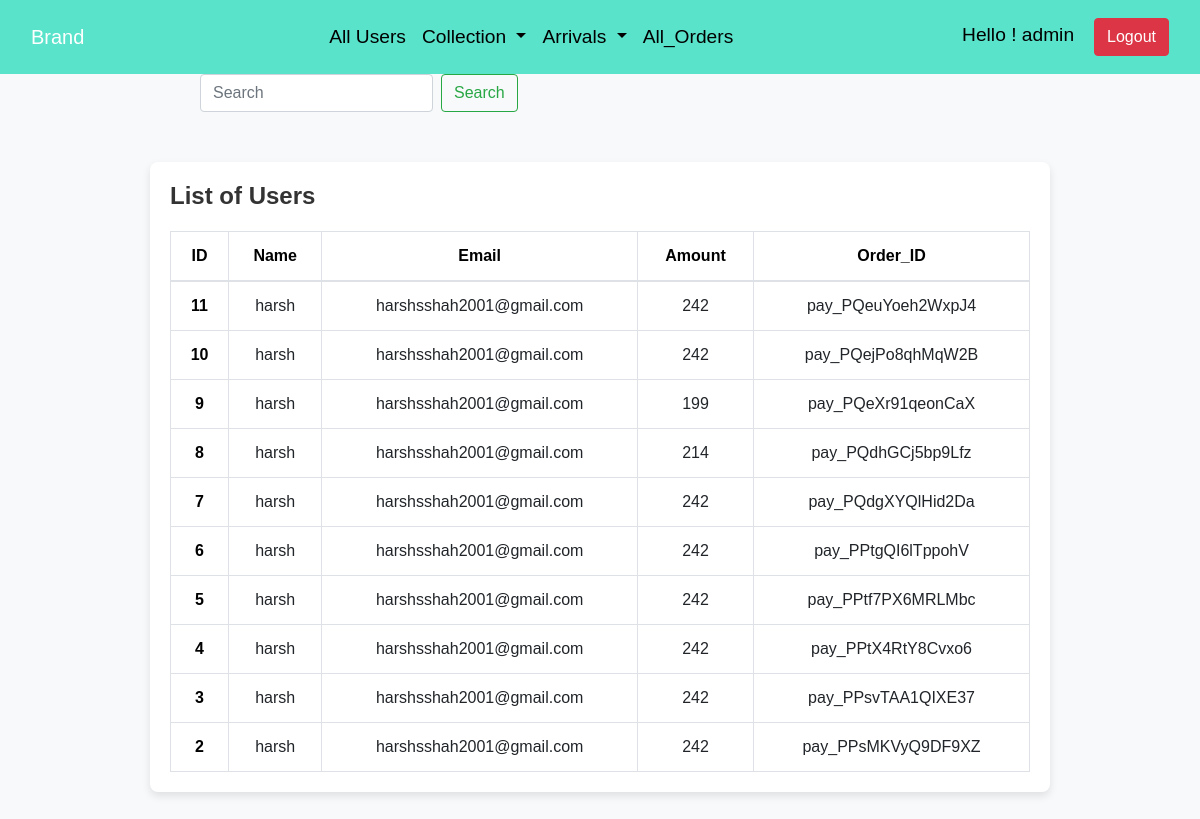
Screenshot of /Admin/all_orders.php (signed in) with the database file from the repository.
### tables this page shows
CREATE TABLE `payment` (
  `id` int(255) NOT NULL,
  `name` varchar(255) NOT NULL,
  `order_id` varchar(255) NOT NULL,
  `amount` int(255) NOT NULL,
  `email` varchar(255) NOT NULL
);

### Admin/all_orders.php (the view, shortened to what this page needs)
<?php
include('../conn.php');
include('../Admin/navbar.php');
if ($_SERVER["REQUEST_METHOD"] == "GET" && isset($_GET['searchsubmit'])) {
    $searchQuery = mysqli_real_escape_string($conn, trim($_GET['searchsubmit']));
    $searchdata = "SELECT * FROM payment WHERE name LIKE '%$searchQuery%' OR name LIKE '%$searchQuery%' OR email LIKE '%$searchQuery%' OR order_id LIKE '%$searchQuery%' order by id desc";
} else {
    $searchdata = "SELECT * FROM payment order by id desc";
}
$searchresult = mysqli_query($conn, $searchdata);
?>
<!DOCTYPE html>
<html lang="en">
<head>
    <link rel="stylesheet" href="https://cdn.jsdelivr.net/npm/bootstrap@4.1.3/dist/css/bootstrap.min.css"
>
</head>
<body>
    <form class="form-inline my-lg-0 mt-5px" style="margin-left: 200px;" method="get" action="">
        <input class="form-control mr-sm-2" name="searchsubmit" type="search" placeholder="Search" aria-label="Search">
        <button class="btn btn-outline-success my-2 my-sm-0" type="submit">Search</button>
    </form>
    <div class="container">
        <div class="table-container">
            <h1 class="caption">List of Users</h1>
            <table class="table table-bordered table-hover">
                <thead>
                    <tr>
                        <th scope="col">ID</th>
                        <th scope="col">Name</th>
                        <th scope="col">Email</th>
                        <th scope="col">Amount</th>
                        <th scope="col">Order_ID</th>
                    </tr>
                </thead>
                <tbody>
                    <?php
                    if (mysqli_num_rows($searchresult) > 0) {
                        while ($row = mysqli_fetch_assoc($searchresult)) {
                            echo '<tr>
                                <th scope="row">' . htmlspecialchars($row['id']) . '</th>
                                <td>' . htmlspecialchars($row['name']) . '</td>
                                <td>' . htmlspecialchars($row['email']) . '</td>
                                <td>' . htmlspecialchars($row['amount']) . '</td>
                                <td>' . htmlspecialchars($row['order_id']) . '</td>
                            </tr>';
                        }
                    } else {
                        echo '<tr><td colspan="5" class="text-center">No records found.</td></tr>';
                    }
                    ?>
                </tbody>
            </table>
        </div>
    </div>
</body>
</html>

### Admin/all_orders.php (style rules this page uses)
body { background-color: #f8f9fa; font-family: Arial, sans-serif; }
.table-container { margin: 50px auto; max-width: 900px; background-color: #ffffff; border-radius: 8px; box-shadow: 0 4px 8px rgba(0, 0, 0, 0.1); padding: 20px; }
.table { margin: 0; }
.table th { color: black; text-align: center; }
.table td { text-align: center; vertical-align: middle; }
.caption { font-size: 1.5rem; font-weight: bold; margin-bottom: 20px; color: #333; }

### rows the page displays
payment: id "11", name "harsh", email "harshsshah2001@gmail.com", amount "242", order "pay_PQeuYoeh2WxpJ4"
payment: id "10", name "harsh", email "harshsshah2001@gmail.com", amount "242", order "pay_PQejPo8qhMqW2B"
payment: id "9", name "harsh", email "harshsshah2001@gmail.com", amount "199", order "pay_PQeXr91qeonCaX"
payment: id "8", name "harsh", email "harshsshah2001@gmail.com", amount "214", order "pay_PQdhGCj5bp9Lfz"
payment: id "7", name "harsh", email "harshsshah2001@gmail.com", amount "242", order "pay_PQdgXYQlHid2Da"
payment: id "6", name "harsh", email "harshsshah2001@gmail.com", amount "242", order "pay_PPtgQI6lTppohV"
payment: id "5", name "harsh", email "harshsshah2001@gmail.com", amount "242", order "pay_PPtf7PX6MRLMbc"
payment: id "4", name "harsh", email "harshsshah2001@gmail.com", amount "242", order "pay_PPtX4RtY8Cvxo6"
payment: id "3", name "harsh", email "harshsshah2001@gmail.com", amount "242", order "pay_PPsvTAA1QIXE37"
payment: id "2", name "harsh", email "harshsshah2001@gmail.com", amount "242", order "pay_PPsMKVyQ9DF9XZ"

### other values shown
$name "admin"
